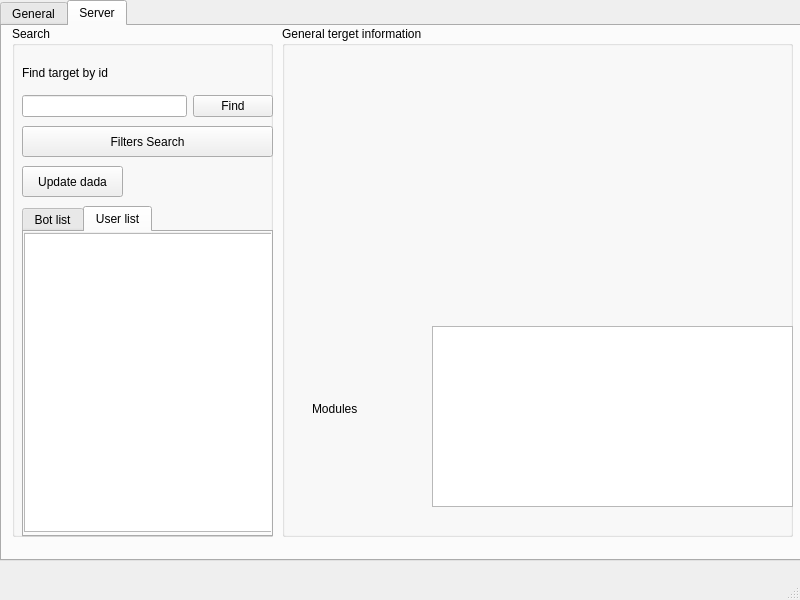
<?xml version="1.0" encoding="UTF-8"?>
<ui version="4.0">
 <class>MainWindow</class>
 <widget class="QMainWindow" name="MainWindow">
  <property name="geometry">
   <rect>
    <x>0</x>
    <y>0</y>
    <width>800</width>
    <height>600</height>
   </rect>
  </property>
  <property name="windowTitle">
   <string>MainWindow</string>
  </property>
  <widget class="QWidget" name="centralwidget">
   <widget class="QTabWidget" name="tabWidget">
    <property name="geometry">
     <rect>
      <x>0</x>
      <y>0</y>
      <width>801</width>
      <height>561</height>
     </rect>
    </property>
    <property name="currentIndex">
     <number>1</number>
    </property>
    <widget class="QWidget" name="general_tab">
     <attribute name="title">
      <string>General</string>
     </attribute>
     <widget class="QGroupBox" name="groupBox">
      <property name="geometry">
       <rect>
        <x>10</x>
        <y>20</y>
        <width>381</width>
        <height>311</height>
       </rect>
      </property>
      <property name="title">
       <string>Connection</string>
      </property>
      <widget class="QWidget" name="layoutWidget">
       <property name="geometry">
        <rect>
         <x>10</x>
         <y>30</y>
         <width>361</width>
         <height>271</height>
        </rect>
       </property>
       <layout class="QVBoxLayout" name="verticalLayout">
        <property name="sizeConstraint">
         <enum>QLayout::SetMinimumSize</enum>
        </property>
        <item>
         <layout class="QGridLayout" name="gridLayout_2">
          <item row="9" column="0">
           <widget class="QLabel" name="label_9">
            <property name="text">
             <string>Status details</string>
            </property>
           </widget>
          </item>
          <item row="7" column="0">
           <widget class="QLabel" name="label_10">
            <property name="text">
             <string>Last error code</string>
            </property>
           </widget>
          </item>
          <item row="4" column="2">
           <widget class="QLabel" name="id_val">
            <property name="text">
             <string>info</string>
            </property>
           </widget>
          </item>
          <item row="2" column="0">
           <widget class="QLabel" name="label_3">
            <property name="text">
             <string>Status</string>
            </property>
           </widget>
          </item>
          <item row="7" column="2">
           <widget class="QLabel" name="label_lec_val">
            <property name="text">
             <string>info</string>
            </property>
           </widget>
          </item>
          <item row="3" column="0">
           <widget class="QLabel" name="label_8">
            <property name="text">
             <string>uri</string>
            </property>
           </widget>
          </item>
          <item row="9" column="2">
           <widget class="QLabel" name="label_status_details_val">
            <property name="text">
             <string>info</string>
            </property>
           </widget>
          </item>
          <item row="8" column="0">
           <widget class="QLabel" name="label_11">
            <property name="text">
             <string>Last error reason</string>
            </property>
           </widget>
          </item>
          <item row="5" column="2">
           <widget class="QLabel" name="mms_val">
            <property name="text">
             <string>info</string>
            </property>
           </widget>
          </item>
          <item row="2" column="2">
           <widget class="QLabel" name="status_val">
            <property name="text">
             <string>info</string>
            </property>
           </widget>
          </item>
          <item row="4" column="0">
           <widget class="QLabel" name="label_2">
            <property name="text">
             <string>Mine ID</string>
            </property>
           </widget>
          </item>
          <item row="5" column="0">
           <widget class="QLabel" name="label_5">
            <property name="text">
             <string>Max message size</string>
            </property>
           </widget>
          </item>
          <item row="3" column="1">
           <spacer name="horizontalSpacer">
            <property name="orientation">
             <enum>Qt::Horizontal</enum>
            </property>
            <property name="sizeType">
             <enum>QSizePolicy::Maximum</enum>
            </property>
            <property name="sizeHint" stdset="0">
             <size>
              <width>20</width>
              <height>10</height>
             </size>
            </property>
           </spacer>
          </item>
          <item row="8" column="2">
           <widget class="QLabel" name="label_ler_val">
            <property name="text">
             <string>info</string>
            </property>
           </widget>
          </item>
          <item row="3" column="2">
           <widget class="QLabel" name="uri_val">
            <property name="text">
             <string>info</string>
            </property>
           </widget>
          </item>
          <item row="10" column="0">
           <widget class="QLabel" name="label_lct">
            <property name="text">
             <string>Last connection Time</string>
            </property>
           </widget>
          </item>
          <item row="10" column="2">
           <widget class="QLabel" name="label_lct_val">
            <property name="text">
             <string>info</string>
            </property>
           </widget>
          </item>
         </layout>
        </item>
        <item>
         <widget class="QPushButton" name="pushButton">
          <property name="text">
           <string>Setup connection</string>
          </property>
         </widget>
        </item>
       </layout>
      </widget>
     </widget>
     <widget class="QGroupBox" name="groupBox_2">
      <property name="geometry">
       <rect>
        <x>400</x>
        <y>20</y>
        <width>381</width>
        <height>131</height>
       </rect>
      </property>
      <property name="title">
       <string>WebSocketRunner properties</string>
      </property>
      <widget class="QWidget" name="layoutWidget_2">
       <property name="geometry">
        <rect>
         <x>10</x>
         <y>30</y>
         <width>361</width>
         <height>91</height>
        </rect>
       </property>
       <layout class="QVBoxLayout" name="verticalLayout_2">
        <property name="sizeConstraint">
         <enum>QLayout::SetMinimumSize</enum>
        </property>
        <item>
         <layout class="QGridLayout" name="gridLayout_3">
          <item row="2" column="0">
           <widget class="QLabel" name="label_4">
            <property name="text">
             <string>default ID</string>
            </property>
           </widget>
          </item>
          <item row="2" column="2">
           <widget class="QLabel" name="label_wsr_myid_val">
            <property name="text">
             <string>info</string>
            </property>
           </widget>
          </item>
          <item row="3" column="2">
           <widget class="QLabel" name="label_all_val">
            <property name="text">
             <string>info</string>
            </property>
           </widget>
          </item>
          <item row="3" column="1">
           <spacer name="horizontalSpacer_2">
            <property name="orientation">
             <enum>Qt::Horizontal</enum>
            </property>
            <property name="sizeType">
             <enum>QSizePolicy::Maximum</enum>
            </property>
            <property name="sizeHint" stdset="0">
             <size>
              <width>20</width>
              <height>10</height>
             </size>
            </property>
           </spacer>
          </item>
          <item row="3" column="0">
           <widget class="QLabel" name="label_14">
            <property name="text">
             <string>access logging level</string>
            </property>
           </widget>
          </item>
          <item row="4" column="0">
           <widget class="QLabel" name="label_6">
            <property name="text">
             <string>ereors logging level</string>
            </property>
           </widget>
          </item>
          <item row="4" column="2">
           <widget class="QLabel" name="label_ell_val">
            <property name="text">
             <string>info</string>
            </property>
           </widget>
          </item>
         </layout>
        </item>
       </layout>
      </widget>
     </widget>
    </widget>
    <widget class="QWidget" name="server_tab">
     <attribute name="title">
      <string>Server</string>
     </attribute>
     <widget class="QGroupBox" name="groupBox_3">
      <property name="geometry">
       <rect>
        <x>280</x>
        <y>0</y>
        <width>511</width>
        <height>511</height>
       </rect>
      </property>
      <property name="title">
       <string>General terget information</string>
      </property>
      <widget class="QListWidget" name="listWidget">
       <property name="geometry">
        <rect>
         <x>150</x>
         <y>300</y>
         <width>361</width>
         <height>181</height>
        </rect>
       </property>
      </widget>
      <widget class="QLabel" name="label_7">
       <property name="geometry">
        <rect>
         <x>30</x>
         <y>370</y>
         <width>101</width>
         <height>26</height>
        </rect>
       </property>
       <property name="text">
        <string>Modules</string>
       </property>
      </widget>
     </widget>
     <widget class="QGroupBox" name="groupBox_4">
      <property name="geometry">
       <rect>
        <x>10</x>
        <y>0</y>
        <width>261</width>
        <height>511</height>
       </rect>
      </property>
      <property name="title">
       <string>Search</string>
      </property>
      <widget class="QWidget" name="layoutWidget">
       <property name="geometry">
        <rect>
         <x>10</x>
         <y>30</y>
         <width>251</width>
         <height>61</height>
        </rect>
       </property>
       <layout class="QVBoxLayout" name="verticalLayout_3">
        <item>
         <widget class="QLabel" name="label">
          <property name="text">
           <string>Find target by id</string>
          </property>
         </widget>
        </item>
        <item>
         <layout class="QHBoxLayout" name="horizontalLayout">
          <item>
           <widget class="QLineEdit" name="lineEdit"/>
          </item>
          <item>
           <widget class="QPushButton" name="pushButton_2">
            <property name="text">
             <string>Find</string>
            </property>
           </widget>
          </item>
         </layout>
        </item>
       </layout>
      </widget>
      <widget class="QPushButton" name="pushButton_3">
       <property name="geometry">
        <rect>
         <x>10</x>
         <y>100</y>
         <width>251</width>
         <height>31</height>
        </rect>
       </property>
       <property name="text">
        <string>Filters Search</string>
       </property>
      </widget>
      <widget class="QPushButton" name="updateTargetsButton">
       <property name="geometry">
        <rect>
         <x>10</x>
         <y>140</y>
         <width>101</width>
         <height>31</height>
        </rect>
       </property>
       <property name="text">
        <string>Update dada</string>
       </property>
      </widget>
      <widget class="QTabWidget" name="tabWidget_2">
       <property name="geometry">
        <rect>
         <x>10</x>
         <y>180</y>
         <width>251</width>
         <height>331</height>
        </rect>
       </property>
       <property name="currentIndex">
        <number>1</number>
       </property>
       <widget class="QWidget" name="tab">
        <attribute name="title">
         <string>Bot list</string>
        </attribute>
        <widget class="QScrollArea" name="scrollArea">
         <property name="geometry">
          <rect>
           <x>-1</x>
           <y>-1</y>
           <width>251</width>
           <height>301</height>
          </rect>
         </property>
         <property name="widgetResizable">
          <bool>true</bool>
         </property>
         <widget class="QWidget" name="scrollAreaWidgetContents">
          <property name="geometry">
           <rect>
            <x>0</x>
            <y>0</y>
            <width>249</width>
            <height>299</height>
           </rect>
          </property>
          <widget class="QListView" name="botslist">
           <property name="geometry">
            <rect>
             <x>0</x>
             <y>0</y>
             <width>251</width>
             <height>301</height>
            </rect>
           </property>
          </widget>
         </widget>
        </widget>
       </widget>
       <widget class="QWidget" name="tab_2">
        <attribute name="title">
         <string>User list</string>
        </attribute>
        <widget class="QScrollArea" name="scrollArea_2">
         <property name="geometry">
          <rect>
           <x>-1</x>
           <y>-1</y>
           <width>251</width>
           <height>301</height>
          </rect>
         </property>
         <property name="widgetResizable">
          <bool>true</bool>
         </property>
         <widget class="QWidget" name="scrollAreaWidgetContents_2">
          <property name="geometry">
           <rect>
            <x>0</x>
            <y>0</y>
            <width>249</width>
            <height>299</height>
           </rect>
          </property>
          <widget class="QListWidget" name="listWidget_2">
           <property name="geometry">
            <rect>
             <x>0</x>
             <y>1</y>
             <width>251</width>
             <height>301</height>
            </rect>
           </property>
          </widget>
         </widget>
        </widget>
       </widget>
      </widget>
     </widget>
    </widget>
   </widget>
  </widget>
  <widget class="QMenuBar" name="menubar">
   <property name="geometry">
    <rect>
     <x>0</x>
     <y>0</y>
     <width>800</width>
     <height>22</height>
    </rect>
   </property>
  </widget>
  <widget class="QStatusBar" name="statusbar"/>
 </widget>
 <resources/>
 <connections/>
</ui>
